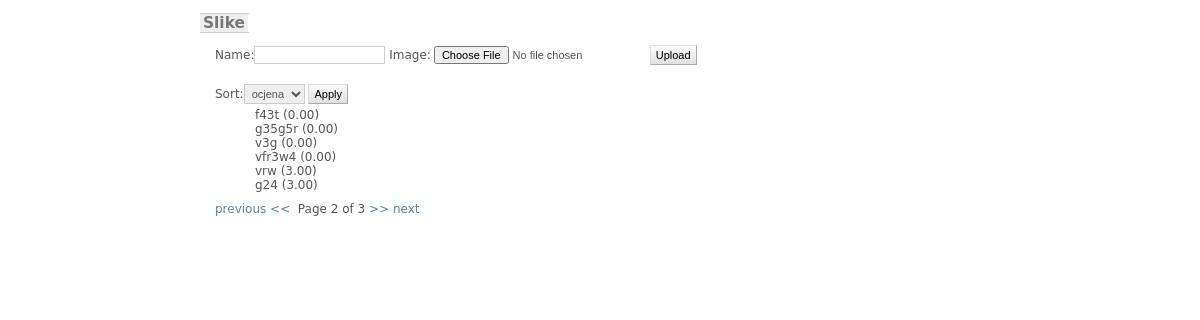
The app's page /?page=2, older data.
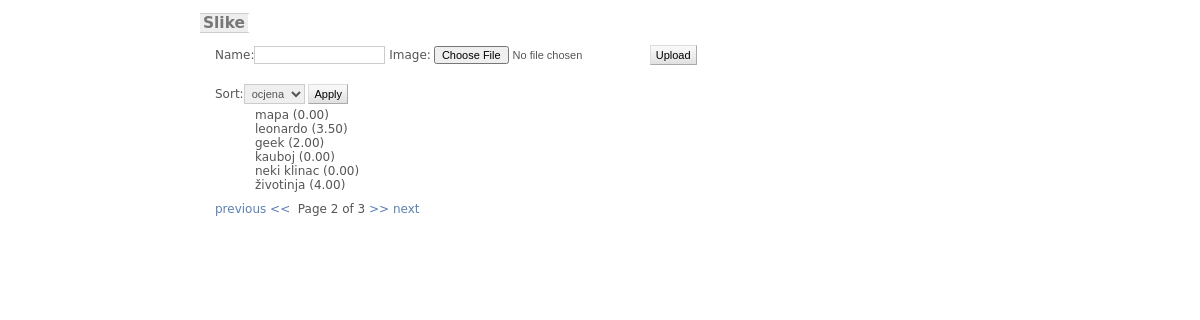
The same page, newer data.
### galerija/models.py (models this page shows, shortened)
class Slika(models.Model):
	name = models.CharField(max_length=60, blank=True, null=True)
	image = models.FileField(upload_to="images/")
	width = models.IntegerField(blank=True, null=True)
	height = models.IntegerField(blank=True, null=True)
	ocjena = models.DecimalField(default=0.0, max_digits=5, decimal_places=2)
	thumbnail = models.ImageField(upload_to="images/", blank=True, null=True)
	class Meta:
		verbose_name_plural = 'slike'

### galerija/views.py (the view, shortened to what this page needs)
# urls.py: url(r'^$', 'galerija.views.main', name='main'),
def main(request):
	slike = Slika.objects.all()
	parameters = []
	try: page = int(request.GET.get("page", '1'))
	except ValueError: page = 1
	if page != 1 and "parameters" in request.session:
		parameters = request.session["parameters"]
	else:
		request.session["parameters"] = parameters
	if parameters == "ocjena":
		slike = Slika.objects.order_by('-ocjena')
	else:
		slike = Slika.objects.all()
	paginator = Paginator(slike, 6)
	try:
		slike = paginator.page(page)
	except (InvalidPage, EmptyPage):
		request = paginator.page(paginator.num_pages)
	uploadform = SlikaForm()
	applyform = SortForm()
	return render(request, 'galerija/list.html', {'slike': slike, 'media_url': MEDIA_URL, 'uploadform': uploadform, 'applyform': applyform})

### galerija/forms.py
class SlikaForm(ModelForm):
	class Meta:
		model = Slika
		field = ('image', 'name')
		exclude = ('width', 'height', 'ocjena', 'thumbnail')

class SortForm(forms.Form):
	sort = forms.ChoiceField(choices=izbor)

### galerija/templates/galerija/list.html (shortened to what this page needs)
{% extends "pbase.html" %}
{% block content %}
	<div class="main">
        <form action="{% url 'main' %}" method="post" enctype="multipart/form-data">{% csrf_token %}
            {{uploadform}}
            <input type="submit" value="Upload" />
        </form>
        <br />
        <form action="{% url 'main' %}" method="post" enctype="multipart/form-data">{% csrf_token %}
            {{applyform}}
            <input type="submit" value="Apply" />
        </form>
		<ul>
			{% for slik in slike %}
				<div class="title">{{ slik.name }} ({{ slik.ocjena }})</div>
			{% endfor %}
		</ul>
		{% if slike.object_list and slike.paginator.num_pages > 1 %}
		<div class="pagination">
			<span class="step-links">
				{% if slike.has_previous %}
					<a href= "?page={{ slike.previous_page_number }}">previous &lt;&lt; </a>
				{% endif %}
				<span class="current">
					&nbsp;Page {{ slike.number }} of {{ slike.paginator.num_pages }}
				</span>
				{% if slike.has_next %}
					<a href="?page={{ slike.next_page_number }}"> &gt;&gt; next</a>
				{% endif %}
			</span>
		</div>
		{% endif %}
	</div>
{% endblock %}

Row changes from the older to the newer data that the page shows:
changed Slika: name "f43t" → "mapa"
changed Slika: name "g35g5r" → "leonardo"; ocjena "0.00" → "3.50"
changed Slika: name "v3g" → "geek"; ocjena "0.00" → "2.00"
changed Slika: name "vfr3w4" → "kauboj"
changed Slika: name "vrw" → "neki klinac"; ocjena "3.00" → "0.00"
changed Slika: name "g24" → "životinja"; ocjena "3.00" → "4.00"
